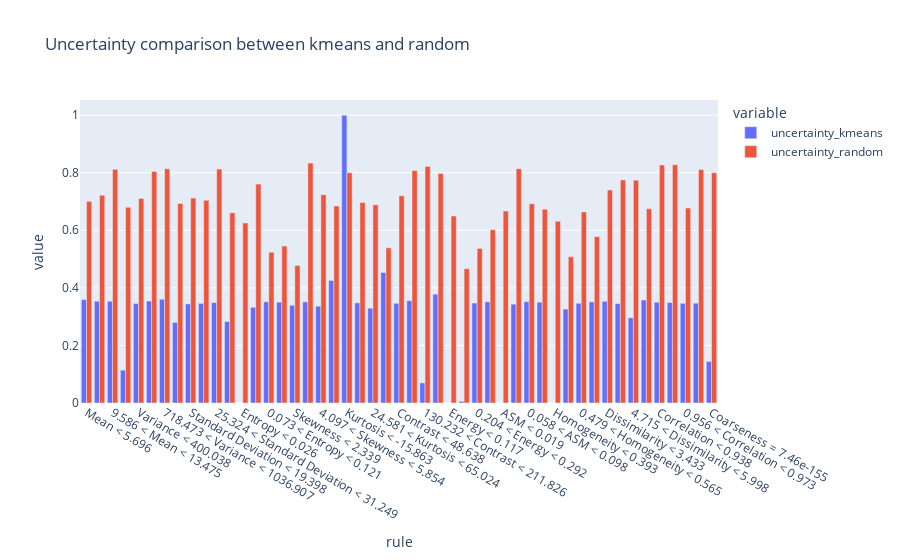
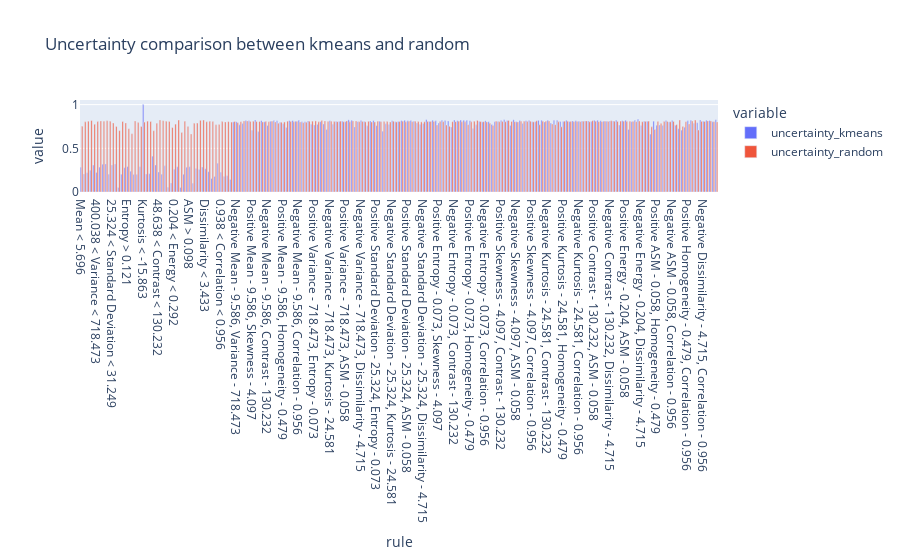

Notebook source saved alongside these figures, in order:
### Code cell
pairs = get_pairs(rules)

dfs = {}

for r1, r2 in pairs:
    r1_info = pickle.load(open(os.path.join(RULE_FOLDER, r1), "rb"))
    r2_info = pickle.load(open(os.path.join(RULE_FOLDER, r2), "rb"))
    
    r1_df = pd.DataFrame(extract_res(r1_info))
    r2_df = pd.DataFrame(extract_res(r2_info))
    
    
    merged = pd.merge(r1_df, r2_df, on="rule", suffixes=('_kmeans', '_random'))
    merged.to_csv(f"rules_{r1}_{r2}.csv", index=False)

    print(f"Num rules {len(merged)}")
    fig = px.bar(merged, x='rule', y=['uncertainty_kmeans', 'uncertainty_random'], 
        title='Uncertainty comparison between kmeans and random', # put bars next to each other
        barmode='group')
    fig.write_html(f"{r1}_{r2}.html")
    dfs[r1] = merged 
    fig.show()

### Figure 1 — Plotly figure (JSON) as saved in the notebook; plotly's stock layout.template omitted (floating-point values rounded to 4 significant figures)
{"data": [{"alignmentgroup": "True", "hovertemplate": "variable=uncertainty_kmeans<br>rule=%{x}<br>value=%{y}<extra></extra>", "legendgroup": "uncertainty_kmeans", "marker": {"color": "#636efa", "pattern": {"shape": ""}}, "name": "uncertainty_kmeans", "offsetgroup": "uncertainty_kmeans", "orientation": "v", "showlegend": true, "textposition": "auto", "type": "bar", "x": ["Mean < 5.696", "5.696 < Mean < 9.586", "9.586 < Mean < 13.475", "Mean > 13.475", "Variance < 400.038", "400.038 < Variance < 718.473", "718.473 < Variance < 1036.907", "Variance > 1036.907", "Standard Deviation < 19.398", "19.398 < Standard Deviation < 25.324", "25.324 < Standard Deviation < 31.249", "Standard Deviation > 31.249", "Entropy < 0.026", "0.026 < Entropy < 0.073", "0.073 < Entropy < 0.121", "Entropy > 0.121", "Skewness < 2.339", "2.339 < Skewness < 4.097", "4.097 < Skewness < 5.854", "Skewness > 5.854", "Kurtosis < -15.863", "-15.863 < Kurtosis < 24.581", "24.581 < Kurtosis < 65.024", "Kurtosis > 65.024", "Contrast < 48.638", "48.638 < Contrast < 130.232", "130.232 < Contrast < 211.826", "Contrast > 211.826", "Energy < 0.117", "0.117 < Energy < 0.204", "0.204 < Energy < 0.292", "Energy > 0.292", "ASM < 0.019", "0.019 < ASM < 0.058", "0.058 < ASM < 0.098", "ASM > 0.098", "Homogeneity < 0.393", "0.393 < Homogeneity < 0.479", "0.479 < Homogeneity < 0.565", "Homogeneity > 0.565", "Dissimilarity < 3.433", "3.433 < Dissimilarity < 4.715", "4.715 < Dissimilarity < 5.998", "Dissimilarity > 5.998", "Correlation < 0.938", "0.938 < Correlation < 0.956", "0.956 < Correlation < 0.973", "Correlation > 0.973", "Coarseness = 7.46e-155"], "xaxis": "x", "y": [0.359, 0.3537, 0.3535, 0.114, 0.3458, 0.3541, 0.3604, 0.2799, 0.3443, 0.346, 0.349, 0.2831, 0, 0.3325, 0.3517, 0.3505, 0.3394, 0.3512, 0.3364, 0.4258, 1, 0.3478, 0.3295, 0.4534, 0.3463, 0.3555, 0.06974, 0.378, 0, 0.005702, 0.3472, 0.3516, 0, 0.3433, 0.3521, 0.3503, 0, 0.3261, 0.3465, 0.3513, 0.3533, 0.3454, 0.296, 0.3577, 0.3501, 0.3492, 0.3462, 0.3467, 0.1443], "yaxis": "y"}, {"alignmentgroup": "True", "hovertemplate": "variable=uncertainty_random<br>rule=%{x}<br>value=%{y}<extra></extra>", "legendgroup": "uncertainty_random", "marker": {"color": "#EF553B", "pattern": {"shape": ""}}, "name": "uncertainty_random", "offsetgroup": "uncertainty_random", "orientation": "v", "showlegend": true, "textposition": "auto", "type": "bar", "x": ["Mean < 5.696", "5.696 < Mean < 9.586", "9.586 < Mean < 13.475", "Mean > 13.475", "Variance < 400.038", "400.038 < Variance < 718.473", "718.473 < Variance < 1036.907", "Variance > 1036.907", "Standard Deviation < 19.398", "19.398 < Standard Deviation < 25.324", "25.324 < Standard Deviation < 31.249", "Standard Deviation > 31.249", "Entropy < 0.026", "0.026 < Entropy < 0.073", "0.073 < Entropy < 0.121", "Entropy > 0.121", "Skewness < 2.339", "2.339 < Skewness < 4.097", "4.097 < Skewness < 5.854", "Skewness > 5.854", "Kurtosis < -15.863", "-15.863 < Kurtosis < 24.581", "24.581 < Kurtosis < 65.024", "Kurtosis > 65.024", "Contrast < 48.638", "48.638 < Contrast < 130.232", "130.232 < Contrast < 211.826", "Contrast > 211.826", "Energy < 0.117", "0.117 < Energy < 0.204", "0.204 < Energy < 0.292", "Energy > 0.292", "ASM < 0.019", "0.019 < ASM < 0.058", "0.058 < ASM < 0.098", "ASM > 0.098", "Homogeneity < 0.393", "0.393 < Homogeneity < 0.479", "0.479 < Homogeneity < 0.565", "Homogeneity > 0.565", "Dissimilarity < 3.433", "3.433 < Dissimilarity < 4.715", "4.715 < Dissimilarity < 5.998", "Dissimilarity > 5.998", "Correlation < 0.938", "0.938 < Correlation < 0.956", "0.956 < Correlation < 0.973", "Correlation > 0.973", "Coarseness = 7.46e-155"], "xaxis": "x", "y": [0.7005, 0.7216, 0.8118, 0.6799, 0.7107, 0.8045, 0.8137, 0.693, 0.712, 0.7042, 0.8126, 0.6612, 0.6253, 0.7604, 0.5237, 0.5452, 0.4778, 0.8335, 0.7236, 0.6846, 0.8, 0.6965, 0.6887, 0.5391, 0.7198, 0.8074, 0.8219, 0.797, 0.6496, 0.4667, 0.5371, 0.6021, 0.6668, 0.8139, 0.6922, 0.6732, 0.6312, 0.508, 0.6638, 0.578, 0.7401, 0.7751, 0.7741, 0.6744, 0.8267, 0.8276, 0.6771, 0.8113, 0.8], "yaxis": "y"}], "layout": {"barmode": "group", "legend": {"title": {"text": "variable"}, "tracegroupgap": 0}, "title": {"text": "Uncertainty comparison between kmeans and random"}, "xaxis": {"anchor": "y", "domain": [0, 1], "title": {"text": "rule"}}, "yaxis": {"anchor": "x", "domain": [0, 1], "title": {"text": "value"}}}}

### Figure 2 — Plotly figure (JSON) as saved in the notebook; plotly's stock layout.template omitted (floating-point values rounded to 4 significant figures; data arrays with more than 128 entries replaced by an {"elided": "..."} marker saying what was removed)
{"data": [{"alignmentgroup": "True", "hovertemplate": "variable=uncertainty_kmeans<br>rule=%{x}<br>value=%{y}<extra></extra>", "legendgroup": "uncertainty_kmeans", "marker": {"color": "#636efa", "pattern": {"shape": ""}}, "name": "uncertainty_kmeans", "offsetgroup": "uncertainty_kmeans", "orientation": "v", "showlegend": true, "textposition": "auto", "type": "bar", "x": {"elided": "205 str values"}, "xaxis": "x", "y": {"elided": "205 float values"}, "yaxis": "y"}, {"alignmentgroup": "True", "hovertemplate": "variable=uncertainty_random<br>rule=%{x}<br>value=%{y}<extra></extra>", "legendgroup": "uncertainty_random", "marker": {"color": "#EF553B", "pattern": {"shape": ""}}, "name": "uncertainty_random", "offsetgroup": "uncertainty_random", "orientation": "v", "showlegend": true, "textposition": "auto", "type": "bar", "x": {"elided": "205 str values"}, "xaxis": "x", "y": {"elided": "205 float values"}, "yaxis": "y"}], "layout": {"barmode": "group", "legend": {"title": {"text": "variable"}, "tracegroupgap": 0}, "title": {"text": "Uncertainty comparison between kmeans and random"}, "xaxis": {"anchor": "y", "domain": [0, 1], "title": {"text": "rule"}}, "yaxis": {"anchor": "x", "domain": [0, 1], "title": {"text": "value"}}}}
